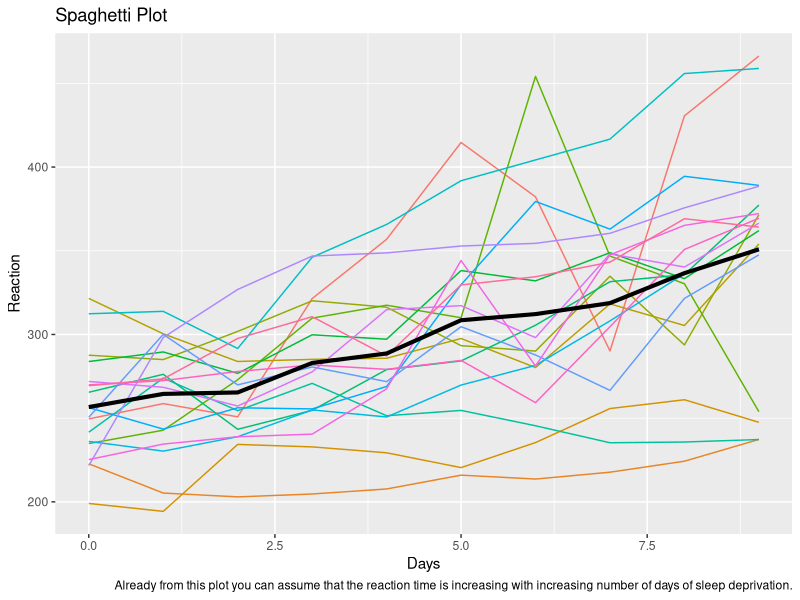
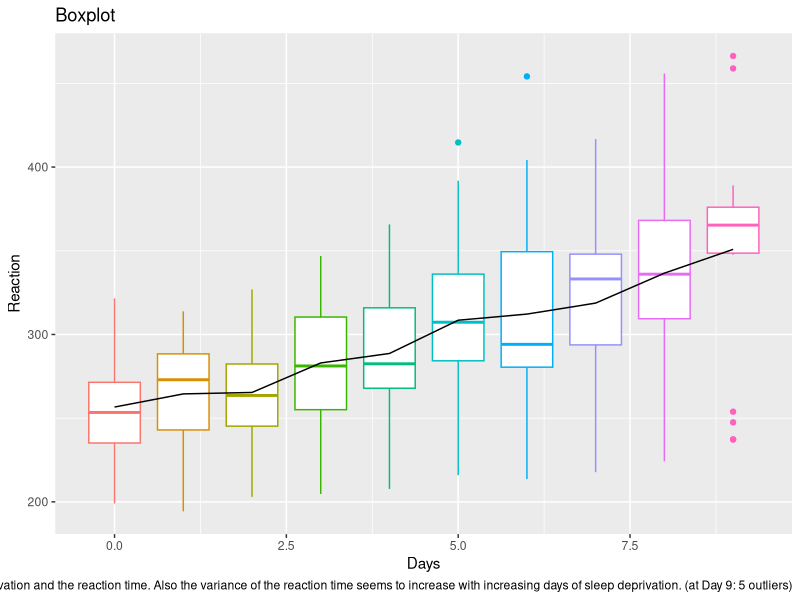
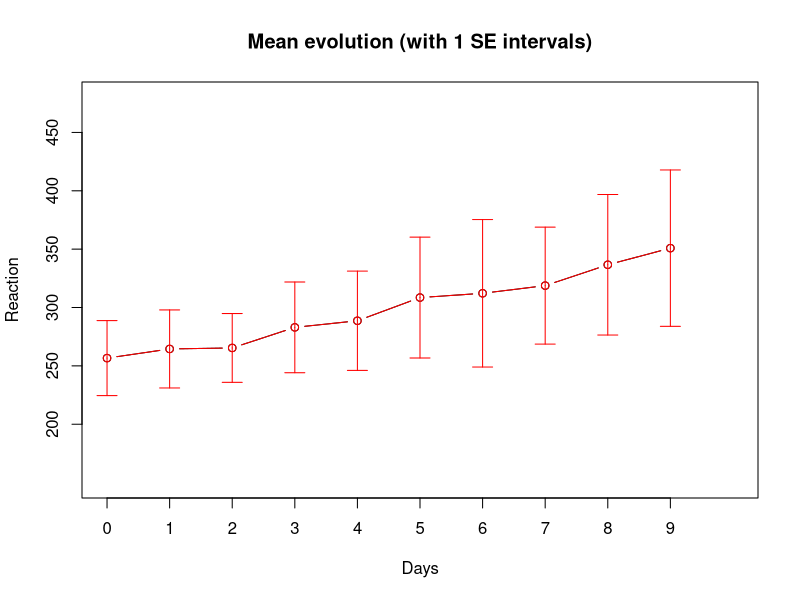
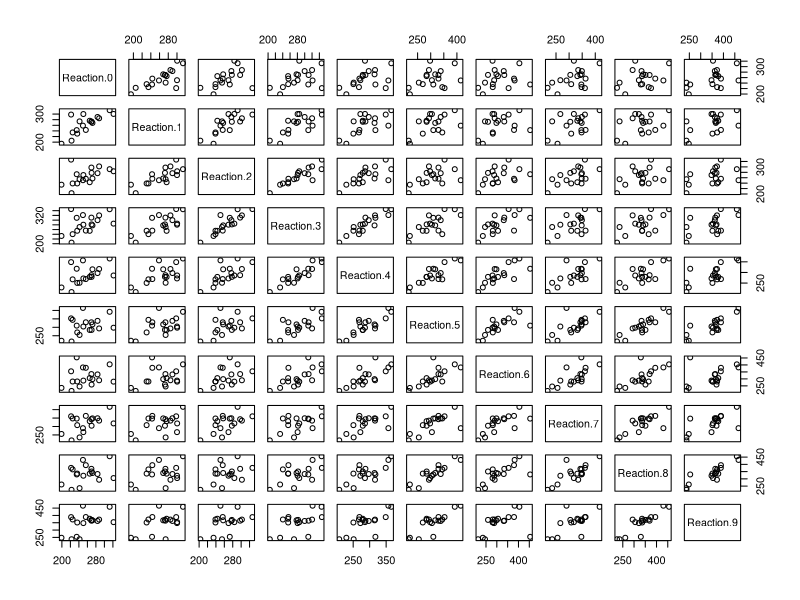
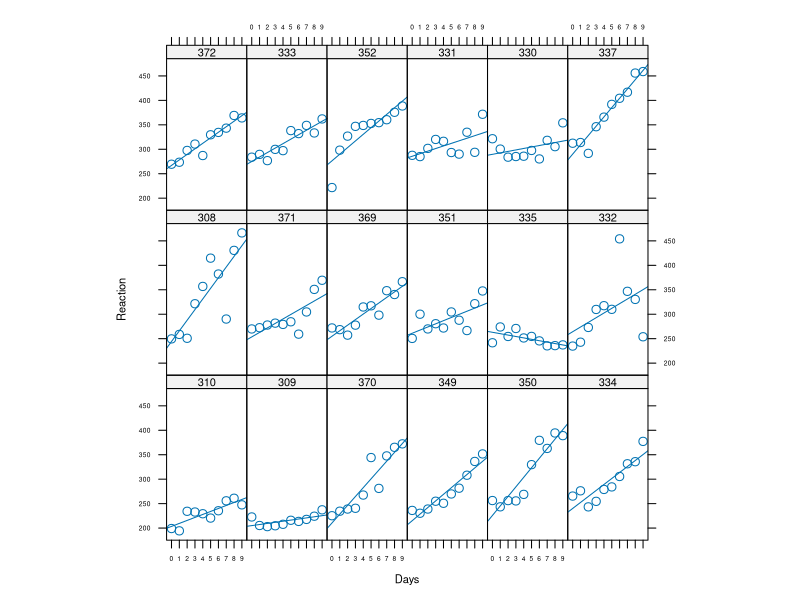
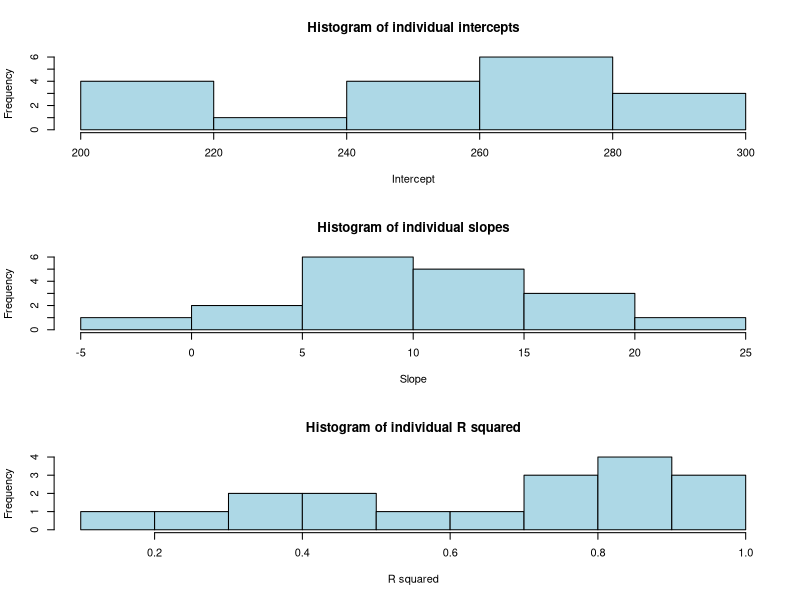
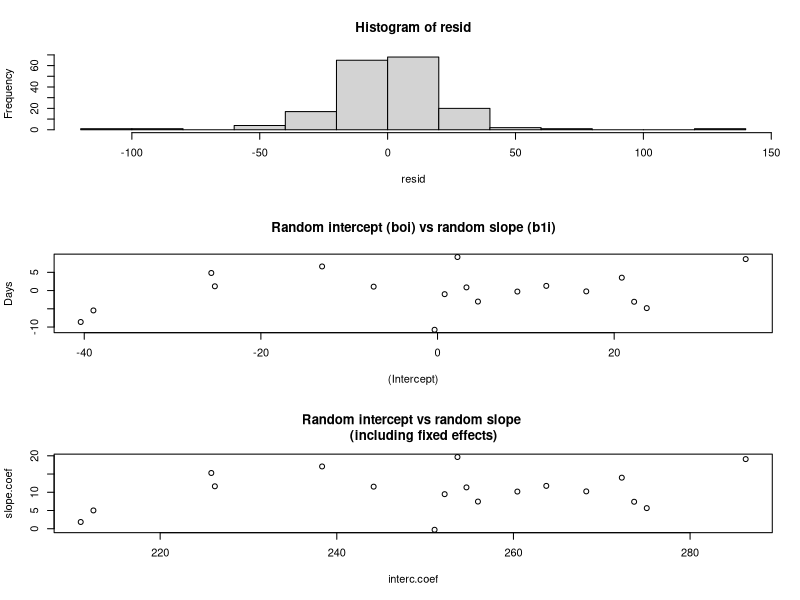
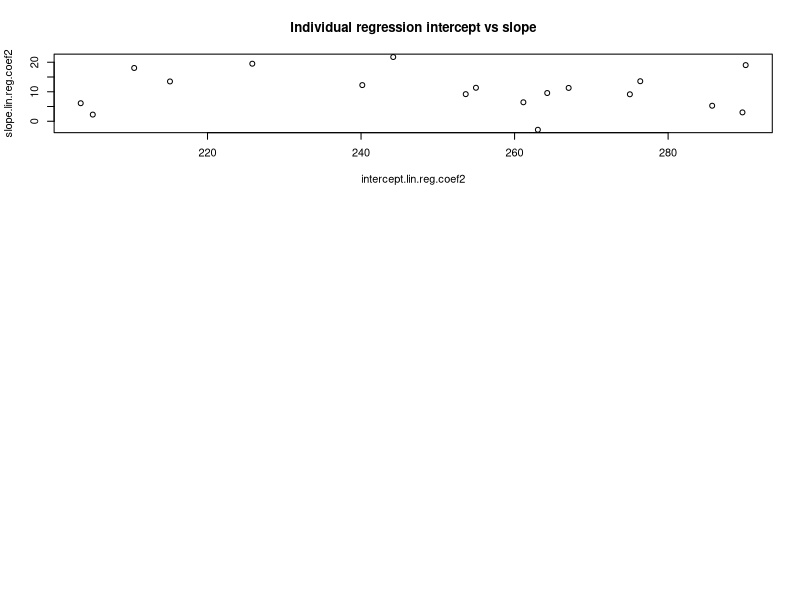

R code for these plots, in order:
## ---- chunk 1
knitr::opts_chunk$set(echo = FALSE)
## ---- chunk 2
library(tidyverse)
library(lattice)
library(lme4)
library(arm)
#library(pkbrtest)
library(ggplot2)
## ---- chunk 3
sleep <- read.table('sleep.txt')
head(sleep, 12)
## ---- chunk 4
average_reaction_time <- sleep %>%
  group_by(Days) %>%
  summarise(mean_reaction_time   = mean(Reaction),
            median_reaction_time = median(Reaction),
            sd_reaction_time     = sd(Reaction))

sleep_spag_plot <- ggplot(sleep) +
  geom_line(aes(Days, Reaction, colour=factor(Subject)),
            show.legend=FALSE) +
  geom_line(data= average_reaction_time,
            aes(Days, mean_reaction_time),
            colour = "BLACK",
            size   = 1.4) + 
  labs(title   = "Spaghetti Plot",
       caption = "Already from this plot you can assume that the reaction time is increasing with increasing number of days of sleep deprivation.")
sleep_spag_plot

# TODO axes benoemen
## ---- chunk 5
ggplot(sleep) + 
  geom_boxplot(aes(Days, Reaction, colour=factor(Days)),
               show.legend = FALSE) +
  geom_line(data   = average_reaction_time,
            aes(Days, mean_reaction_time),
            colour = "black",
            size   = 0.5) +
  labs(title   = "Boxplot",
       caption = "It seems as if there's a linear trend between the number of days of sleep deprivation and the reaction time. Also the variance of the reaction time seems to increase with increasing days of sleep deprivation. (at Day 9: 5 outliers)")
       
       ##TODO add violin plot, add axis      
## ---- chunk 6
sleep.mean <- tapply(sleep$Reaction, list(sleep$Days), mean)
sleep.sd   <- tapply(sleep$Reaction, list(sleep$Days), sd)
sleep.var  <- tapply(sleep$Reaction, list(sleep$Days), var)
sleep.n    <- table(sleep$Days)

overview   <- cbind(c(0:9), sleep.mean, sleep.sd, sleep.var, sleep.n)
colnames(overview) <- c('Days', 'Mean', 'SD', 'Var', 'n')
knitr::kable(round(overview, 2), "pandoc")
## ---- chunk 7
## TODO? change to ggplot instead of plot?
## example:
# sleep_descr_stats <- sleepf %>%
#   dplyr::group_by(days) %>%
#   dplyr::summarise(reaction_mean  = mean(reaction),
#                    reaction_sd    = sd(reaction)) %>% 
#   dplyr::mutate(reaction_upper_se = reaction_mean + reaction_sd,
#                 reaction_lower_se = reaction_mean - reaction_sd) %>% 
#   dplyr::ungroup()
#
# ggplot2::ggplot() +
# geom_line(aes(x=days, y=reaction_mean, group=1),
#          size=1) +
# geom_errorbar(aes(x=days, ymin=reaction_lower_se, ymax=reaction_upper_se),
#               size=.4,
#              alpha=.6)

# General function to plot error bars
errbar <- function(x, y, height, width, lty=1, col="black"){
  arrows(x, y, x, y+height,
         angle  = 90,
         length = width,
         lty    = lty,
         col    = col)
  arrows(x, y, x, y-height,
         angle  = 90,
         length = width,
         lty    = lty,
         col    = col)
}

## Plotting mean evolution
plot(c(0:9), overview[,2] ,
     type = "b",
     xlim = c(0,10),
     ylim = c(150,480),
     xlab = "Days",
     ylab = "Reaction",
     axes = F,
     main = "Mean evolution (with 1 SE intervals)")

axis(side=1,at=c(0:9),labels=c(0:9))
axis(side=2,at=seq(200,450,50))

box()
points(c(0:9), overview[,2],
       type="b",
       col="red")
errbar(c(0:9), overview[,2], sleep.sd, 0.1,
       col="red")
## ---- chunk 8
## Reshaping the data into a wide form
sleep.resh <- reshape(sleep,
                      timevar   = "Days",
                      idvar     = c("Subject"),
                      direction = "wide")
knitr::kable(sleep.resh, "pandoc")
## ---- chunk 9
# check normality of variables Reaction.X
for (i in c(2:11)){
  print(shapiro.test(sleep.resh[,i]))
}
## ---- chunk 10
## Correlation between the Reaction scores at different days
cor(sleep.resh[, 2:11], method='spearman')

pairs(sleep.resh[, 2:11])
##TODO add cor + colours fancy plot
## ---- chunk 11
## Trellis graph
## Displaying the linear regression per person

cf <-sapply(sleep$Subject, 
            function(x) coef(lm(Reaction~Days, data=subset(sleep, Subject==x))))

Sx <-reorder(sleep$Subject, cf[1,]) 
# 
xyplot(Reaction ~ Days|Sx,
       data          = sleep,
       type          = c('p', 'r'),
       auto.key      = T,
       aspect        = "xy",
       par.settings  = list(axis.text=list(cex=0.6),
                           fontsize=list(text=8, points=10)),
       scales=list(x = list(at = c(0:9), labels = c("0","1","2", "3", "4", "5", "6", "7", "8", "9"))))
## ---- chunk 12
## Linear regression per participant of Reaction on Days

## Coefficients
lin.reg.coef  <- by(sleep, sleep$Subject,
                   function(data) coef(lm(Reaction ~ Days, data=data)))
lin.reg.coef1 <- unlist(lin.reg.coef)
names(lin.reg.coef1) <- NULL
lin.reg.coef2 <- matrix(lin.reg.coef1,
                        length(lin.reg.coef1)/2,
                        2,
                        byrow = TRUE)

## R squared
lin.reg.r.squared <- by(sleep, sleep$Subject,
                        function(data) summary(lm(Reaction ~ Days, data=data))$r.squared )
lin.reg.r.squared1<- as.vector(unlist(lin.reg.r.squared))

## Histograms
par(mfrow=c(3,1))
hist(lin.reg.coef2[,1],
     xlab = "Intercept",
     col  = "lightblue",
     main = "Histogram of individual intercepts")
hist(lin.reg.coef2[,2],
     xlab = "Slope",
     col  = "lightblue",
     main = "Histogram of individual slopes")
hist(lin.reg.r.squared1,
     xlab = "R squared",
     col  = "lightblue",
     main = "Histogram of individual R squared")

## ---- chunk 13
sleep.reml <- lmer(formula = Reaction ~ 1 + Days + (1 + Days|Subject),
                   data=sleep)
summary(sleep.reml) 
## ---- chunk 14
confint(sleep.reml,  par=5:6, method='Wald', oldNames=F)
## ---- chunk 15
confint(sleep.reml,
        method    = 'boot',
        boot.type = 'perc',
        oldNames  = F,
        nsim      = 500)
confint(sleep.reml,
        level    = 0.95,
        method   = 'profile', 
        oldNames = F)
## ---- chunk 16

## ---- chunk 17
resid <- residuals(sleep.reml)
shapiro.test(residuals(sleep.reml))
hist(resid)
## ---- chunk 18
sleep.o <- ranef(sleep.reml)$Subject
head(sleep.o,10)
plot (sleep.o, main = "Random intercept (boi) vs random slope (b1i)")

#plot modelled intercept and slope incl fixed effects
ind.coef = coef(sleep.reml)$Subject
head(ind.coef)
interc.coef = ind.coef[,1]
slope.coef = ind.coef[,2]
plot(interc.coef,slope.coef, main = "Random intercept vs random slope 
     (including fixed effects)")

#plot individual intercept and slope to compare 
intercept.lin.reg.coef2 = lin.reg.coef2[,1]
slope.lin.reg.coef2 = lin.reg.coef2[,2]
plot(intercept.lin.reg.coef2, slope.lin.reg.coef2, main = "Individual regression intercept vs slope")
